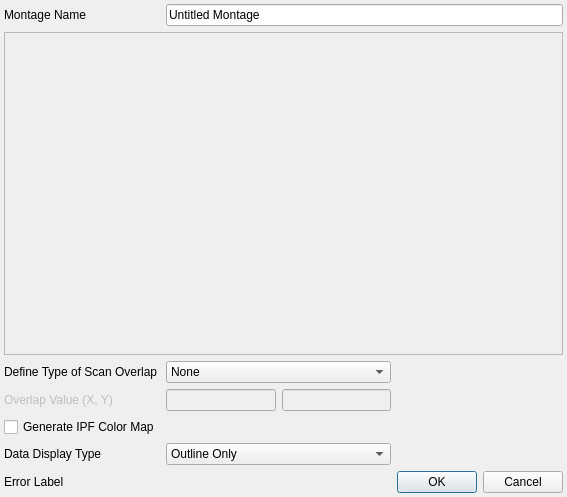
<?xml version="1.0" encoding="UTF-8"?>
<ui version="4.0">
 <class>ImportEbsdMontageDialog</class>
 <widget class="QDialog" name="ImportEbsdMontageDialog">
  <property name="geometry">
   <rect>
    <x>0</x>
    <y>0</y>
    <width>567</width>
    <height>497</height>
   </rect>
  </property>
  <property name="windowTitle">
   <string>Import EBSD Montage</string>
  </property>
  <layout class="QGridLayout" name="gridLayout">
   <property name="leftMargin">
    <number>4</number>
   </property>
   <property name="topMargin">
    <number>4</number>
   </property>
   <property name="rightMargin">
    <number>4</number>
   </property>
   <property name="bottomMargin">
    <number>4</number>
   </property>
   <item row="3" column="0">
    <widget class="QLabel" name="label">
     <property name="text">
      <string>Define Type of Scan Overlap</string>
     </property>
    </widget>
   </item>
   <item row="0" column="1" colspan="3">
    <widget class="QLineEdit" name="montageNameLE">
     <property name="text">
      <string>Untitled Montage</string>
     </property>
    </widget>
   </item>
   <item row="4" column="2">
    <widget class="QLineEdit" name="overlapValueYLE">
     <property name="enabled">
      <bool>false</bool>
     </property>
    </widget>
   </item>
   <item row="5" column="0">
    <widget class="QCheckBox" name="generateIPFColorMapCB">
     <property name="text">
      <string>Generate IPF Color Map</string>
     </property>
    </widget>
   </item>
   <item row="3" column="1" colspan="2">
    <widget class="QComboBox" name="scanOverlapTypeCB">
     <item>
      <property name="text">
       <string>None</string>
      </property>
     </item>
     <item>
      <property name="text">
       <string>Pixel Overlap</string>
      </property>
     </item>
     <item>
      <property name="text">
       <string>Percent Overlap</string>
      </property>
     </item>
    </widget>
   </item>
   <item row="6" column="0">
    <widget class="QLabel" name="label_7">
     <property name="text">
      <string>Data Display Type</string>
     </property>
    </widget>
   </item>
   <item row="6" column="1" colspan="2">
    <widget class="QComboBox" name="dataDisplayTypeCB">
     <item>
      <property name="text">
       <string>Outline Only</string>
      </property>
     </item>
     <item>
      <property name="text">
       <string>Individual Tiles</string>
      </property>
     </item>
     <item>
      <property name="text">
       <string>Stitched Montage</string>
      </property>
     </item>
    </widget>
   </item>
   <item row="0" column="0">
    <widget class="QLabel" name="label_17">
     <property name="text">
      <string>Montage Name</string>
     </property>
    </widget>
   </item>
   <item row="1" column="0" colspan="4">
    <widget class="EbsdMontageListWidget" name="ebsdMontageListFrame">
     <property name="frameShape">
      <enum>QFrame::StyledPanel</enum>
     </property>
     <property name="frameShadow">
      <enum>QFrame::Raised</enum>
     </property>
    </widget>
   </item>
   <item row="8" column="0" colspan="2">
    <widget class="QLabel" name="errLabel">
     <property name="text">
      <string>Error Label</string>
     </property>
    </widget>
   </item>
   <item row="4" column="1">
    <widget class="QLineEdit" name="overlapValueXLE">
     <property name="enabled">
      <bool>false</bool>
     </property>
    </widget>
   </item>
   <item row="8" column="3">
    <widget class="QDialogButtonBox" name="buttonBox">
     <property name="orientation">
      <enum>Qt::Horizontal</enum>
     </property>
     <property name="standardButtons">
      <set>QDialogButtonBox::Cancel|QDialogButtonBox::Ok</set>
     </property>
    </widget>
   </item>
   <item row="4" column="0">
    <widget class="QLabel" name="overlapValueLabel">
     <property name="enabled">
      <bool>false</bool>
     </property>
     <property name="text">
      <string>Overlap Value (X, Y)</string>
     </property>
    </widget>
   </item>
  </layout>
 </widget>
 <customwidgets>
  <customwidget>
   <class>EbsdMontageListWidget</class>
   <extends>QFrame</extends>
   <header location="global">EbsdMontageListWidget.h</header>
   <container>1</container>
  </customwidget>
 </customwidgets>
 <resources/>
 <connections>
  <connection>
   <sender>buttonBox</sender>
   <signal>accepted()</signal>
   <receiver>ImportEbsdMontageDialog</receiver>
   <slot>accept()</slot>
   <hints>
    <hint type="sourcelabel">
     <x>248</x>
     <y>254</y>
    </hint>
    <hint type="destinationlabel">
     <x>157</x>
     <y>274</y>
    </hint>
   </hints>
  </connection>
  <connection>
   <sender>buttonBox</sender>
   <signal>rejected()</signal>
   <receiver>ImportEbsdMontageDialog</receiver>
   <slot>reject()</slot>
   <hints>
    <hint type="sourcelabel">
     <x>316</x>
     <y>260</y>
    </hint>
    <hint type="destinationlabel">
     <x>286</x>
     <y>274</y>
    </hint>
   </hints>
  </connection>
 </connections>
</ui>
